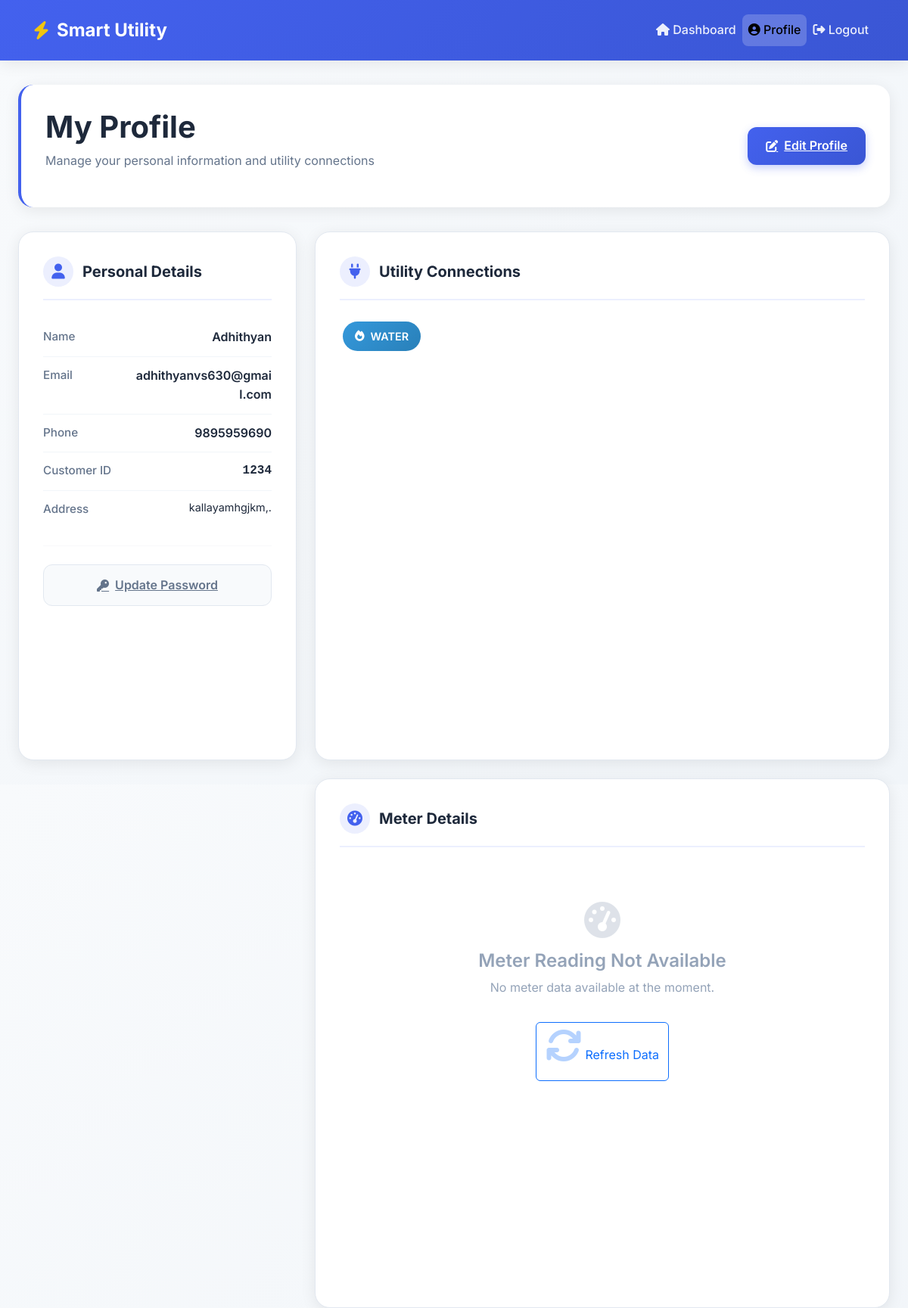
Page /consumer/profile/ (signed in) on the committed database.
### app/models.py (models this page shows, shortened)
class User(AbstractUser):
    ROLE_CHOICES = (
        ('ADMIN', 'Admin'),
        ('CUSTOMER', 'Customer'),
        ('STAFF', 'Staff'),
    )
    role = models.CharField(
        max_length=20,
        choices=ROLE_CHOICES,
        default='CUSTOMER'
    )
    phone = models.CharField(
        max_length=15,
        blank=True,
        null=True,
        unique=True
    )

class Customer(models.Model):
    user = models.OneToOneField(
        User,
        on_delete=models.CASCADE,
        related_name='customer_profile'
    )
    customer_id = models.CharField(max_length=20, unique=True)
    address = models.TextField()
    connection_type = models.CharField(
        max_length=20,
        choices=[
            ('ELECTRICITY', 'Electricity'),
            ('WATER', 'Water'),
            ('GAS', 'Gas')
        ]
    )

### app/views.py (the view)
# urls.py: path('consumer/profile/',views.profile,name='profile'),
@login_required
def profile(request):
    user = request.user  # Custom User model (has phone, role)
    customer = get_object_or_404(Customer, user=user)
    connections = (
        Bill.objects
        .filter(customer=customer)
        .values('connection_type')
        .distinct()
    )
    meter = (
        MeterReading.objects
        .filter(customer=customer)
        .order_by('-month')
        .first()
    )
    context = {
        'user': user,               # {{ user.email }}, {{ user.phone }}
        'customer': customer,       # {{ customer.address }}, {{ customer.customer_id }}
        'connections': connections, # Used in utility badges
        'meter': meter,             # Meter table
    }
    return render(request, 'consumer/profile.html', context)

### app/templates/consumer/profile.html (shortened to what this page needs)
{% load static %}
<!DOCTYPE html>
<html lang="en">
<head>
    <link href="https://cdn.jsdelivr.net/npm/bootstrap@5.3.3/dist/css/bootstrap.min.css" rel="stylesheet">
    <link href="https://cdnjs.cloudflare.com/ajax/libs/font-awesome/6.5.0/css/all.min.css" rel="stylesheet">
</head>
<body>
<nav class="navbar navbar-expand-lg">
    <div class="container-fluid">
        <a class="navbar-brand" href="{% url 'customer_dashboard' %}">
            <i class="fas fa-bolt"></i>
            Smart Utility
        </a>
        <div class="collapse navbar-collapse" id="navbarNav">
            <ul class="navbar-nav ms-auto">
                <li class="nav-item">
                    <a class="nav-link" href="{% url 'customer_dashboard' %}">
                        <i class="fas fa-home"></i>
                        Dashboard
                    </a>
                </li>
                <li class="nav-item">
                    <a class="nav-link active" href="#">
                        <i class="fas fa-user-circle"></i>
                        Profile
                    </a>
                </li>
                <li class="nav-item">
                    <a class="nav-link" href="{% url 'customer_login' %}">
                        <i class="fas fa-sign-out-alt"></i>
                        Logout
                    </a>
                </li>
            </ul>
        </div>
    </div>
</nav>
<main class="profile-container">
    <div class="profile-header">
        <div>
            <h1>My Profile</h1>
            <p class="profile-subtitle">Manage your personal information and utility connections</p>
        </div>
        <a href="{% url 'edit_profile' %}" class="edit-profile-btn">
            <i class="fas fa-edit"></i>
            Edit Profile
        </a>
    </div>
    <div class="row g-4">
        <div class="col-lg-4">
            <div class="profile-card">
                <h3 class="section-title">
                    <i class="fas fa-user"></i>
                    Personal Details
                </h3>
                <div class="details-list">
                    <div class="detail-item">
                        <span class="detail-label">Name</span>
                        <span class="detail-value">{{ user.get_full_name|default:user.username }}</span>
                    </div>
                    <div class="detail-item">
                        <span class="detail-label">Email</span>
                        <span class="detail-value">{{ user.email }}</span>
                    </div>
                    <div class="detail-item">
                        <span class="detail-label">Phone</span>
                        <span class="detail-value">{{ user.phone|default:"Not provided" }}</span>
                    </div>
                    <div class="detail-item">
                        <span class="detail-label">Customer ID</span>
                        <span class="detail-value" style="font-family: monospace;">{{ customer.customer_id }}</span>
                    </div>
                    <div class="detail-item">
                        <span class="detail-label">Address</span>
                        <span class="detail-value address">{{ customer.address|default:"No address provided" }}</span>
                    </div>
                </div>
                <hr style="margin: 1.5rem 0; border-color: var(--border-color);">
                <a href="{% url 'password_change' %}" class="action-btn secondary">
                    <i class="fas fa-key"></i>
                    Update Password
                </a>
            </div>
        </div>
        <div class="col-lg-8">
            <div class="profile-card mb-4">
                <h3 class="section-title">
                    <i class="fas fa-plug"></i>
                    Utility Connections
                </h3>
                <div class="utilities-container">
                    {% if connections %}
                        {% for conn in connections %}
                            <span class="utility-badge {{ conn.connection_type|lower }}">
                                <i class="fas fa-{% if conn.connection_type == 'Electricity' %}bolt{% elif conn.connection_type == 'Water' %}tint{% else %}fire{% endif %}"></i>
                                {{ conn.connection_type }}
                            </span>
                        {% endfor %}
                    {% endif %}
                </div>
            </div>
            <div class="profile-card">
                <h3 class="section-title">
                    <i class="fas fa-tachometer-alt"></i>
                    Meter Details
                </h3>
                {% if meter %}
                    <div class="table-responsive">
                        <table class="meter-table">
                            <thead>
                                <tr>
                                    <th>Utility Type</th>
                                    <th>Billing Month</th>
                                    <th>Units Consumed</th>
                                    <th>Last Updated</th>
                                </tr>
                            </thead>
                            <tbody>
                                <tr>
                                    <td>
                                        <span class="utility-badge {{ meter.utility_type|lower }}" style="font-size: 0.8rem; padding: 0.25rem 0.75rem;">
                                            <i class="fas fa-{% if meter.utility_type == 'Electricity' %}bolt{% elif meter.utility_type == 'Water' %}tint{% else %}fire{% endif %}"></i>
                                            {{ meter.utility_type }}
                                        </span>
                                    </td>
                                    <td>
                                        <strong>{{ meter.month }}</strong>
                                    </td>
                                    <td>
                                        <span style="font-family: monospace; font-weight: 700; color: var(--primary);">
                                            {{ meter.units_consumed }}
                                        </span>
                                        <small style="color: var(--text-light);"> units</small>
                                    </td>
                                    <td>
                                        <span style="color: var(--text-secondary); font-size: 0.9rem;">
                                            <i class="fas fa-clock"></i>
                                            {{ meter.created_at|date:"M d, Y" }}
                                        </span>
                                    </td>
                                </tr>
                            </tbody>
                        </table>
                    </div>
                    <div class="mt-4 p-3" style="background: #f8fafc; border-radius: var(--radius-md);">
                        <div class="d-flex justify-content-between align-items-center">
                            <div>
                                <h6 style="color: var(--text-primary); font-weight: 600;">Current Status</h6>
                                <p style="color: var(--text-secondary); font-size: 0.9rem; margin: 0;">Meter is actively recording consumption</p>
                            </div>
                            <span style="color: var(--success); font-weight: 600;">
                                <i class="fas fa-check-circle"></i>
                                Active
                            </span>
                        </div>
                    </div>
                {% else %}
                    <div class="empty-state">
                        <i class="fas fa-tachometer-alt"></i>
                        <h4 style="color: var(--text-light); font-weight: 600; margin-bottom: 0.5rem;">Meter Reading Not Available</h4>
                        <p>No meter data available at the moment.</p>
                        <a href="" class="btn btn-outline-primary mt-3">
                            <i class="fas fa-sync"></i>
                            Refresh Data
                        </a>
                    </div>
                {% endif %}
            </div>
        </div>
    </div>
</main>
</body>
</html>

### app/templates/consumer/profile.html (style rules this page uses)
:root { --primary: #4361ee; --primary-dark: #3a56d4; --primary-light: rgba(67, 97, 238, 0.1); --success: #2ecc71; --warning: #f39c12; --danger: #e74c3c; --info: #3498db; --dark-bg: #0f172a; --card-bg: #ffffff; --text-primary: #1e293b; --text-secondary: #64748b; --text-light: #94a3b8; --border-color: #e2e8f0; --shadow-sm: 0 2px 8px rgba(0, 0, 0, 0.04); --shadow-md: 0 4px 20px rgba(0, 0, 0, 0.08); --shadow-lg: 0 10px 40px rgba(0, 0, 0, 0.12); --radius-sm: 8px; --radius-md: 12px; --radius-lg: 16px; --radius-xl: 20px; --transition: all 0.3s cubic-bezier(0.4, 0, 0.2, 1); }
* { margin: 0; padding: 0; box-sizing: border-box; }
body { font-family: 'Inter', -apple-system, BlinkMacSystemFont, 'Segoe UI', sans-serif; background: linear-gradient(135deg, #f8fafc 0%, #f1f5f9 100%); color: var(--text-primary); min-height: 100vh; line-height: 1.6; -webkit-font-smoothing: antialiased; -moz-osx-font-smoothing: grayscale; }
.navbar { background: linear-gradient(135deg, var(--primary), var(--primary-dark)); padding: 1rem 2rem; box-shadow: var(--shadow-md); }
.navbar-brand { color: white; font-weight: 700; font-size: 1.5rem; display: flex; align-items: center; gap: 10px; }
.navbar-brand i { color: #f1c40f; }
.nav-link { color: rgba(255, 255, 255, 0.9); font-weight: 500; padding: 0.5rem 1rem; border-radius: var(--radius-sm); transition: var(--transition); }
.nav-link.active { color: white; background: rgba(255, 255, 255, 0.2); }
.profile-container { max-width: 1200px; margin: 2rem auto; padding: 0 1.5rem; }
.profile-header { background: white; border-radius: var(--radius-xl); padding: 2rem; margin-bottom: 2rem; box-shadow: var(--shadow-md); display: flex; justify-content: space-between; align-items: center; border-left: 4px solid var(--primary); }
.profile-header h1 { color: var(--text-primary); font-weight: 700; margin-bottom: 0.5rem; }
.profile-subtitle { color: var(--text-secondary); font-size: 1rem; }
.edit-profile-btn { background: linear-gradient(135deg, var(--primary), var(--primary-dark)); color: white; border: none; padding: 0.75rem 1.5rem; border-radius: var(--radius-md); font-weight: 600; display: flex; align-items: center; gap: 0.5rem; transition: var(--transition); box-shadow: 0 4px 12px rgba(67, 97, 238, 0.3); }
.profile-card { background: white; border-radius: var(--radius-xl); padding: 2rem; height: 100%; box-shadow: var(--shadow-md); border: 1px solid var(--border-color); transition: var(--transition); }
.section-title { color: var(--text-primary); font-weight: 700; font-size: 1.25rem; margin-bottom: 1.5rem; padding-bottom: 1rem; border-bottom: 2px solid var(--primary-light); display: flex; align-items: center; gap: 0.75rem; }
.section-title i { color: var(--primary); background: var(--primary-light); width: 40px; height: 40px; border-radius: 50%; display: flex; align-items: center; justify-content: center; }
.detail-item { display: flex; justify-content: space-between; align-items: flex-start; padding: 0.75rem 0; border-bottom: 1px solid #f1f5f9; }
.detail-item:last-child { border-bottom: none; }
.detail-label { color: var(--text-secondary); font-weight: 500; font-size: 0.95rem; }
.detail-value { color: var(--text-primary); font-weight: 600; text-align: right; max-width: 60%; word-break: break-word; }
.detail-value.address { font-weight: 400; font-size: 0.9rem; line-height: 1.4; }
.utility-badge { display: inline-flex; align-items: center; gap: 0.5rem; padding: 0.5rem 1rem; border-radius: 50px; font-weight: 600; font-size: 0.9rem; margin: 0.25rem; color: white; transition: var(--transition); }
.utility-badge.water { background: linear-gradient(135deg, #3498db, #2980b9); }
.action-btn { width: 100%; padding: 0.85rem; border-radius: var(--radius-md); font-weight: 600; display: flex; align-items: center; justify-content: center; gap: 0.5rem; transition: var(--transition); margin-top: 1rem; }
.action-btn.secondary { background: #f8fafc; color: var(--text-secondary); border: 1px solid var(--border-color); }
.empty-state { text-align: center; padding: 3rem 2rem; color: var(--text-light); }
.empty-state i { font-size: 3rem; margin-bottom: 1rem; opacity: 0.3; }

### rows in the picture
User: get_full_name "Adhithyan", email "adhithyanvs630@gmail.com", phone "9895959690"
Customer: customer_id "1234", address "kallayamhgjkm,."

### other values in the picture
{{ conn.connection_type }} "WATER"
